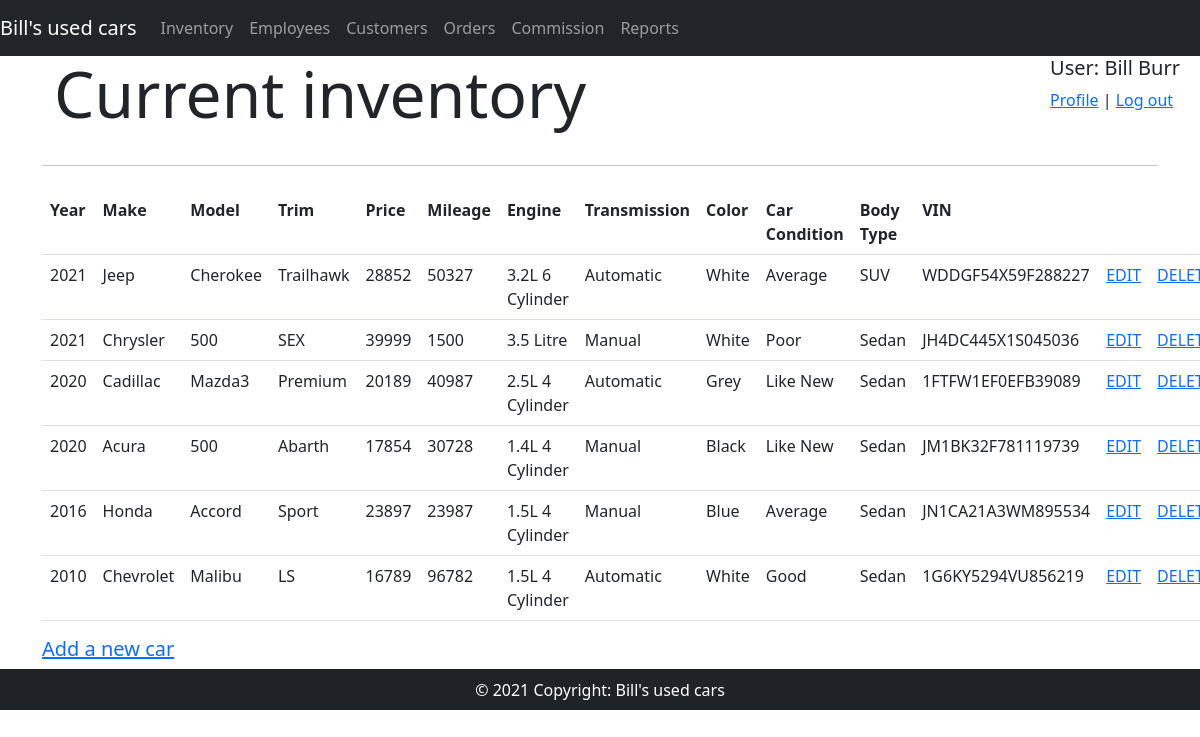
Screenshot of /admin/fetchCar.php (signed in) with the database file from the repository.
### tables this page shows
CREATE TABLE IF NOT EXISTS `cars` (
  `car_ID` int(11) NOT NULL AUTO_INCREMENT,
  `inventory_manager_ID` int(11) NOT NULL,
  `car_make` varchar(50) NOT NULL,
  `car_model` varchar(50) NOT NULL,
  `car_year` int(11) NOT NULL,
  `car_trim` varchar(50) NOT NULL,
  `car_price` double NOT NULL,
  `car_mileage` int(11) NOT NULL,
  `car_engine` varchar(50) NOT NULL,
  `car_transmission` varchar(50) NOT NULL DEFAULT 'Automatic',
  `car_color` varchar(50) DEFAULT 'White',
  `car_body_type` varchar(50) DEFAULT NULL,
  `car_condition` varchar(50) DEFAULT 'Average',
  `car_description` text NOT NULL,
  `VIN` varchar(50) DEFAULT NULL,
  `car_status` tinyint(1) NOT NULL,
  `date_added` date NOT NULL,
  PRIMARY KEY (`car_ID`),
  UNIQUE KEY `car_ID` (`car_ID`),
  KEY `cars_fk_1` (`inventory_manager_ID`),
  CONSTRAINT `cars_fk_1` FOREIGN KEY (`inventory_manager_ID`) REFERENCES `inventory_managers` (`employee_id`)
);

### admin/authenticate.php (called while the page is built, shortened)
<?php
$first_name =$_SESSION["first_name"];
$last_name =$_SESSION["last_name"];
$userid = $_SESSION["id"];
?>

### admin/fetchCar.php (the view, shortened to what this page needs)
<?php
require('authenticate.php');
require('dbconnector.php');
require('admin_menu.php');
?>
   <div class="jumbotron">
     <div class="container">
     <div class="row">
         <div class="col-md-8">
            <h1 class="display-3">Current inventory</h1>
          </div>
     </div>
          <hr class="my-4">
               <table class="table">
          <tr>
                <th scope="col">Year</th>
                <th scope="col">Make</th>
                <th scope="col">Model</th>
                <th scope="col">Trim</th>
                <th scope="col">Price</th>
                <th scope="col">Mileage</th>
                <th scope="col">Engine</th>
                <th scope="col">Transmission</th>
                <th scope="col">Color</th>
                <th scope="col">Car Condition</th>
                <th scope="col">Body Type</th>
				<th scope="col">VIN</th>
        <th scope="col"> </th>
         <th scope="col"> </th>
          </tr>
              <?php
        $sql = "SELECT * FROM cars ORDER BY car_year DESC";
        $result = $connection->query($sql);
        if($result->num_rows>0)
        {
            while($row=$result -> fetch_assoc())
            {
               echo "<tr><td>". $row['car_year']."</td>\n";
               echo "<td>". $row['car_make']."</td>\n";
               echo "<td>". $row['car_model']."</td>\n";
               echo "<td>". $row['car_trim']."</td>\n";
               echo "<td>". $row['car_price']."</td>\n";
               echo "<td>". $row['car_mileage']."</td>\n";
               echo "<td>". $row['car_engine']."</td>\n";
               echo "<td>". $row['car_transmission']."</td>\n";
               echo "<td>". $row['car_color']."</td>\n";
               echo "<td>". $row['car_condition']."</td>\n";
               echo "<td>". $row['car_body_type']."</td>\n";
               echo "<td>". $row['VIN']."</td>";
                 echo "<td><a href='addCar.php?carID=". $row['car_ID']."'>EDIT</a></td>";
               echo "<td><a  onclick=\"return confirm('Do you really want to delete this car?')\" href='deleteCar.php?carID=". $row['car_ID']."'>DELETE</a></td>\n </tr>";
            }
        }
        else{
            echo "No Results";
        }
        ?>
      </table>
       <div class="row">
         <div class="col-md-8">
             <h5><a href="addCar.php">Add a new car</a></h5>
          </div>
        </div>
      </div>
        </div>
<?php
    require('admin_footer.php');
?>

### admin/admin_menu.php (shortened to what this page needs)
<!doctype html>
<html>
<head>
  <link href="https://cdn.jsdelivr.net/npm/bootstrap@5.0.0-beta2/dist/css/bootstrap.min.css" rel="stylesheet">
</head>
<body>
  <header>
    <nav class="navbar navbar-expand-lg navbar-dark bg-dark">
      <a class="navbar-brand" href="#">Bill's used cars
      </a>
      <div class="collapse navbar-collapse" id="navbarText">
        <ul class="navbar-nav mr-auto">
          <li class="nav-item active">
            <a class="nav-link" href="fetchCar.php">Inventory </a>
          </li>
          <li class="nav-item">
            <a class="nav-link" href="fetchEmployee.php">Employees</a>
          </li>
          <li class="nav-item">
            <a class="nav-link" href="fetchCustomers.php">Customers</a>
          </li>
          <li class="nav-item">
            <a class="nav-link" href="#">Orders</a>
          </li>
          <li class="nav-item">
            <a class="nav-link" href="#">Commission</a>
          </li>
        <li class="nav-item">
            <a class="nav-link" href="#">Reports</a>
          </li>
        </ul>
      </div>
    </nav>
   <div style="float: right; padding-right: 20px">
            <?php echo "<h5 >User: ". $first_name." ".$last_name."</h3>"; ?>
       <p> <a href="addEmployee.php?empID=<?php echo $userid; ?>">Profile</a> | <a href="logout.php">Log out</a> </p>
          </div>
    </header>

### admin/admin_footer.php (shortened to what this page needs)
 <footer class="bg-dark text-center">
          <div class="card-footer text-white">
            © 2021 Copyright: Bill's used cars
          </div>
  </footer>
</body>
</html>

### rows the page displays
cars: car_year "2021", car_make "Jeep", car_model "Cherokee", car_trim "Trailhawk", car_price "28852", car_mileage "50327", car_engine "3.2L 6 Cylinder", car_transmission "Automatic", car_color "White", car_condition "Average", car_body_type "SUV", VIN "WDDGF54X59F288227"
cars: car_year "2021", car_make "Chrysler", car_model "500", car_trim "SEX", car_price "39999", car_mileage "1500", car_engine "3.5 Litre", car_transmission "Manual", car_color "White", car_condition "Poor", car_body_type "Sedan", VIN "JH4DC445X1S045036"
cars: car_year "2020", car_make "Cadillac", car_model "Mazda3", car_trim "Premium", car_price "20189", car_mileage "40987", car_engine "2.5L 4 Cylinder", car_transmission "Automatic", car_color "Grey", car_condition "Like New", car_body_type "Sedan", VIN "1FTFW1EF0EFB39089"
cars: car_year "2020", car_make "Acura", car_model "500", car_trim "Abarth", car_price "17854", car_mileage "30728", car_engine "1.4L 4 Cylinder", car_transmission "Manual", car_color "Black", car_condition "Like New", car_body_type "Sedan", VIN "JM1BK32F781119739"
cars: car_year "2016", car_make "Honda", car_model "Accord", car_trim "Sport", car_price "23897", car_mileage "23987", car_engine "1.5L 4 Cylinder", car_transmission "Manual", car_color "Blue", car_condition "Average", car_body_type "Sedan", VIN "JN1CA21A3WM895534"
cars: car_year "2010", car_make "Chevrolet", car_model "Malibu", car_trim "LS", car_price "16789", car_mileage "96782", car_engine "1.5L 4 Cylinder", car_transmission "Automatic", car_color "White", car_condition "Good", car_body_type "Sedan", VIN "1G6KY5294VU856219"

### other values shown
$first_name "Bill"
$last_name "Burr"
